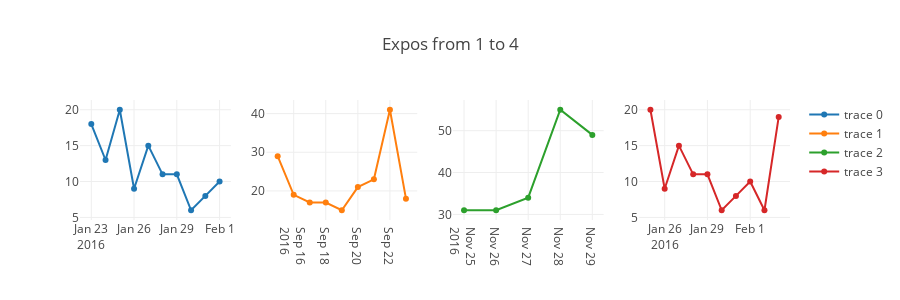

The cell this chart's notebook holds for it:
### Markdown cell above
Graph enquiries during "Expos". Hard to see any pattern here.

### Code cell
us_expos = [data_us["2016-01-23":"2016-02-01"],
            data_us["2016-09-15":"2016-09-23"],
            data_us["2016-11-25":"2016-11-29"],
            data_us["2016-01-25":"2016-02-03"]]
expo1 = go.Scatter(x=us_expos[0].index, y=us_expos[0]["enquiries"])
expo2 = go.Scatter(x=us_expos[1].index, y=us_expos[1]["enquiries"])
expo3 = go.Scatter(x=us_expos[2].index, y=us_expos[2]["enquiries"])
expo4 = go.Scatter(x=us_expos[3].index, y=us_expos[3]["enquiries"])
fig = tools.make_subplots(rows=1, cols=4)
fig.append_trace(expo1, 1, 1)
fig.append_trace(expo2, 1, 2)
fig.append_trace(expo3, 1, 3)
fig.append_trace(expo4, 1, 4)
fig['layout'].update(height=300, title='Expos from 1 to 4')
iplot(fig)

### Figure 1 — Plotly figure (JSON) as saved in the notebook; plotly's stock layout.template omitted (floating-point values rounded to 4 significant figures)
{"data": [{"type": "scatter", "x": ["2016-01-23", "2016-01-24", "2016-01-25", "2016-01-26", "2016-01-27", "2016-01-28", "2016-01-29", "2016-01-30", "2016-01-31", "2016-02-01"], "xaxis": "x1", "y": [18, 13, 20, 9, 15, 11, 11, 6, 8, 10], "yaxis": "y1"}, {"type": "scatter", "x": ["2016-09-15", "2016-09-16", "2016-09-17", "2016-09-18", "2016-09-19", "2016-09-20", "2016-09-21", "2016-09-22", "2016-09-23"], "xaxis": "x2", "y": [29, 19, 17, 17, 15, 21, 23, 41, 18], "yaxis": "y2"}, {"type": "scatter", "x": ["2016-11-25", "2016-11-26", "2016-11-27", "2016-11-28", "2016-11-29"], "xaxis": "x3", "y": [31, 31, 34, 55, 49], "yaxis": "y3"}, {"type": "scatter", "x": ["2016-01-25", "2016-01-26", "2016-01-27", "2016-01-28", "2016-01-29", "2016-01-30", "2016-01-31", "2016-02-01", "2016-02-02", "2016-02-03"], "xaxis": "x4", "y": [20, 9, 15, 11, 11, 6, 8, 10, 6, 19], "yaxis": "y4"}], "layout": {"height": 300, "title": "Expos from 1 to 4", "xaxis1": {"anchor": "y1", "domain": [0, 0.2125]}, "xaxis2": {"anchor": "y2", "domain": [0.2625, 0.475]}, "xaxis3": {"anchor": "y3", "domain": [0.525, 0.7375]}, "xaxis4": {"anchor": "y4", "domain": [0.7875, 1]}, "yaxis1": {"anchor": "x1", "domain": [0, 1]}, "yaxis2": {"anchor": "x2", "domain": [0, 1]}, "yaxis3": {"anchor": "x3", "domain": [0, 1]}, "yaxis4": {"anchor": "x4", "domain": [0, 1]}}}
